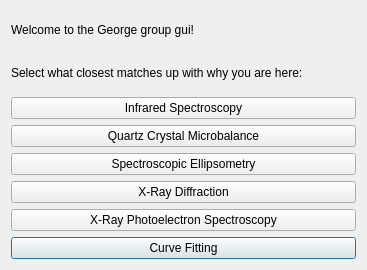
<?xml version="1.0" encoding="UTF-8"?>
<ui version="4.0">
 <class>Dialog</class>
 <widget class="QDialog" name="Dialog">
  <property name="geometry">
   <rect>
    <x>0</x>
    <y>0</y>
    <width>367</width>
    <height>270</height>
   </rect>
  </property>
  <property name="windowTitle">
   <string>Dialog</string>
  </property>
  <layout class="QGridLayout" name="gridLayout">
   <item row="7" column="1">
    <widget class="QPushButton" name="CF_pb">
     <property name="enabled">
      <bool>true</bool>
     </property>
     <property name="focusPolicy">
      <enum>Qt::TabFocus</enum>
     </property>
     <property name="text">
      <string>Curve Fitting</string>
     </property>
    </widget>
   </item>
   <item row="4" column="1">
    <widget class="QPushButton" name="SE_pb">
     <property name="text">
      <string>Spectroscopic Ellipsometry</string>
     </property>
    </widget>
   </item>
   <item row="1" column="1">
    <widget class="QLabel" name="label_2">
     <property name="text">
      <string>Select what closest matches up with why you are here:</string>
     </property>
    </widget>
   </item>
   <item row="0" column="1">
    <widget class="QLabel" name="label">
     <property name="text">
      <string>Welcome to the George group gui!</string>
     </property>
    </widget>
   </item>
   <item row="6" column="1">
    <widget class="QPushButton" name="XPS_pb">
     <property name="text">
      <string>X-Ray Photoelectron Spectroscopy</string>
     </property>
    </widget>
   </item>
   <item row="2" column="1">
    <widget class="QPushButton" name="FTIR_pb">
     <property name="text">
      <string>Infrared Spectroscopy</string>
     </property>
    </widget>
   </item>
   <item row="3" column="1">
    <widget class="QPushButton" name="QCM_pb">
     <property name="text">
      <string>Quartz Crystal Microbalance</string>
     </property>
    </widget>
   </item>
   <item row="5" column="1">
    <widget class="QPushButton" name="XRD_pb">
     <property name="text">
      <string>X-Ray Diffraction</string>
     </property>
    </widget>
   </item>
  </layout>
 </widget>
 <tabstops>
  <tabstop>CF_pb</tabstop>
  <tabstop>XPS_pb</tabstop>
  <tabstop>XRD_pb</tabstop>
  <tabstop>SE_pb</tabstop>
  <tabstop>QCM_pb</tabstop>
  <tabstop>FTIR_pb</tabstop>
 </tabstops>
 <resources/>
 <connections/>
</ui>
